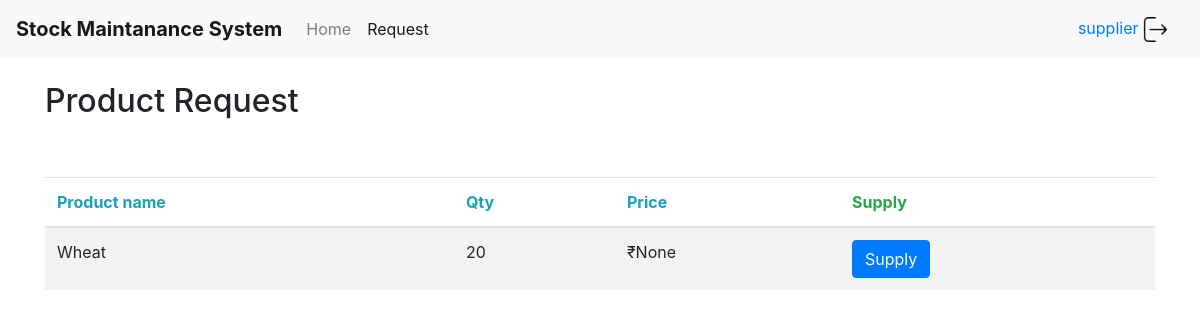
The app's page /request (signed in) with its own data.
### tables this page shows
CREATE TABLE request (requestID integer primary key,requestName text,
                                        requestQTY interger, requestPrice integer);

### app.py (the view)
@app.route("/request",methods=["GET","POST"])
def supplierRequest():
   con = sql.connect("database.sqlite")
   con.row_factory = sql.Row
   cur = con.cursor()
   cur.execute("select * from request")
   rows = cur.fetchall();
   return  render_template('supplier_req.html',rows = rows,user=session["name"])

### templates/supplier_req.html (shortened to what this page needs)
<!DOCTYPE html>
<html>
<head>
	<link rel="stylesheet" href="https://stackpath.bootstrapcdn.com/bootstrap/4.1.3/css/bootstrap.min.css">
</head>
<body>
				<nav class="navbar navbar-expand-lg navbar-light bg-light">
			  <a class="navbar-brand" href="#"><b>Stock Maintanance System</b></a>
			  <div class="collapse navbar-collapse" id="navbarNavAltMarkup">
			    <div class="navbar-nav">
                    <a class="nav-item nav-link" href="/supplier">Home</a>
                    <a class="nav-item nav-link active" href="/request">Request <span class="sr-only">(current)</span></a>
			    </div>
			  </div>
        <a class="nav-item nav-link" href="{{url_for('login_page.a_logout')}}">{{user}} <img src={{url_for('static',filename='logout.png')}} width="25" height="25"></a>
			</nav>
<div class="container">
  <h2>Product Request</h2>
  <table class="table table-striped">
    <thead>
      <tr>
        <th class="text-info">Product name</th>
        <th class="text-info">Qty</th>
        <th class="text-info">Price</th>
        <th class="text-success">Supply</th>
      </tr>
    </thead>
    <tbody>
       {% for row in rows %}
            <tr>
               <td>{{row["requestName"]}}</td>
               <td>{{row['requestQTY']}}</td>
               <td>₹{{row['requestPrice']}}</td>
               <td>
                {% if (row['requestPrice']) %}
                <a><button class="btn btn-success" OnClick='addModal({{row["requestID"]}},"{{row["requestName"]}}","{{row["requestQTY"]}}","{{row["requestPrice"]}}");'>Add</button></a></td>
            {% else %}
                <a><button class="btn btn-primary" OnClick='showModal({{row["requestID"]}},"{{row["requestName"]}}","{{row["requestQTY"]}}","{{row["requestPrice"]}}");'>Supply</button></a></td>
            {% endif %}
            </tr>
         {% endfor %}
    </tbody>
  </table>
</div>
</body>
</html>

### records on screen
request: requestName "Wheat", requestQTY "20", requestPrice "None"

### other values on screen
{{ user }} "supplier"
